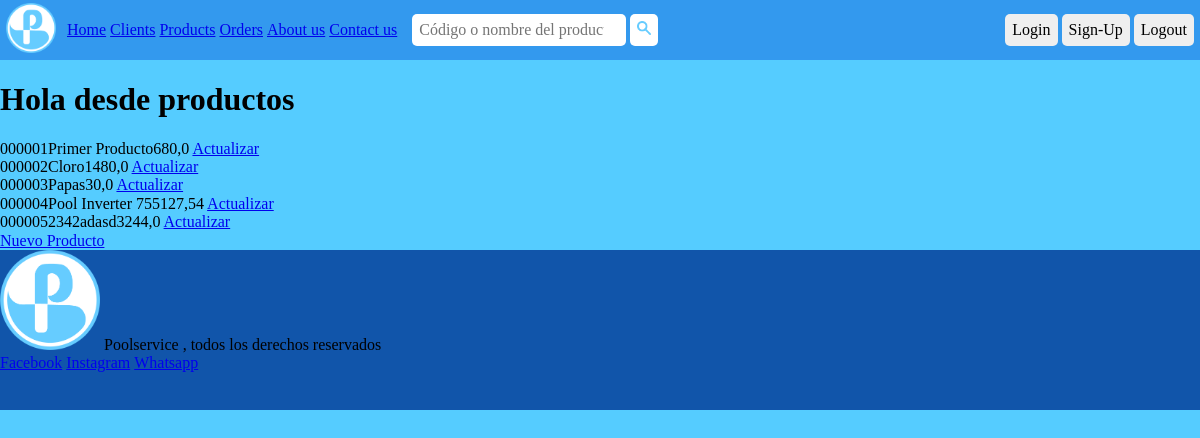
Page /products/list-products/ on the earlier database version.
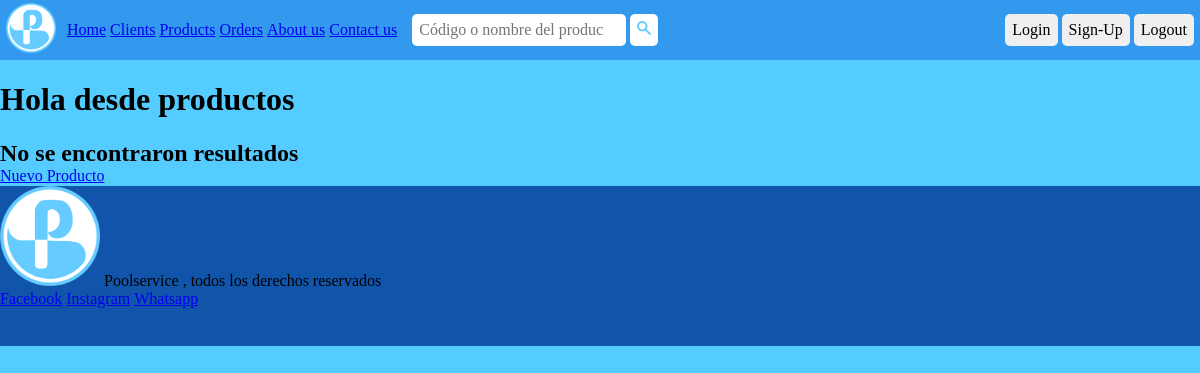
Same page on the later database version.
### products/models.py (models this page shows, shortened)
class Product(models.Model):
    change_types = [
        ('Vulcano tc1','Vulcano tc1'),
        ('Vulcano tc2','Vulcano tc2'),
        ('Makkintal','Makkintal'),
        ('Moldear','Moldear'),
        ('LCI','LCI'),
        ('Ecopools','Ecopools')
    ]
    code = models.CharField(unique=True  , max_length=10 , verbose_name='Código')
    description = models.CharField(max_length=85 , verbose_name='Descripción')
    tc = models.CharField(max_length=20 , verbose_name='Tipo de cambio' , choices=change_types)
    price = models.FloatField(verbose_name='Precio')
    stock = models.BooleanField(default=False)
    class Meta:
        verbose_name = 'Producto'
        verbose_name_plural = 'Productos'

### products/views.py (the view)
# urls.py: path('list-products/', list_products, name='list_products'),
def list_products (request):
    products = Product.objects.all()
    queryset = request.GET.get('search')
    if queryset:
        products = Product.objects.filter(
            Q(code__icontains = queryset) |
            Q(description__icontains = queryset)
            ).distinct()
    if len(products) > 0:
        context = {
            'products' : products ,
        }
    else:
        context = {
            'message_products' : 'No se encontraron resultados'
        }
    return render (request, 'products/products.html', context=context)

### templates/products/products.html (shortened to what this page needs)
{% extends 'base.html' %}
{% block content %}
    <h1>Hola desde productos</h1>
    <div>
        {% if products %}
        {% for product in products %}
            <div>
                {{product.code}}{{product.description}}{{product.price}}
                <a href="/products/update-product/{{product.id}} ">Actualizar</a>
            </div>
        {% endfor %}
        {% endif %}
        {% if message_products %}
            <h2>{{message_products}}</h2>
        {% endif %}
    </div>
    <a href="/products/create-product">Nuevo Producto</a>
{% endblock %}

Differences in the rows shown:
removed Product: code "000001", description "Primer Producto", price "680,0"
removed Product: code "000002", description "Cloro", price "1480,0"
removed Product: code "000003", description "Papas", price "30,0"
removed Product: code "000004", description "Pool Inverter 75", price "5127,54"
removed Product: code "0000052342", description "adasd", price "3244,0"
Other differences:
{{ message_products }}: (not shown) → "No se encontraron resultados"
